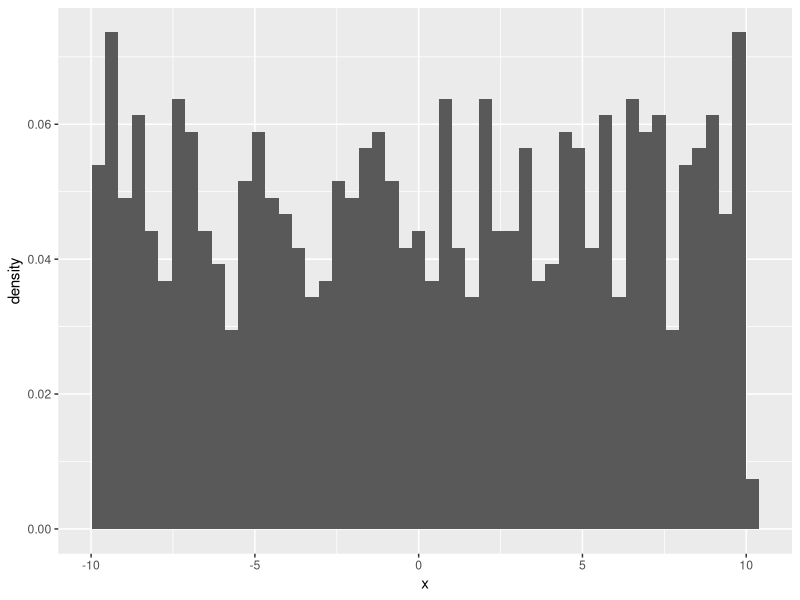
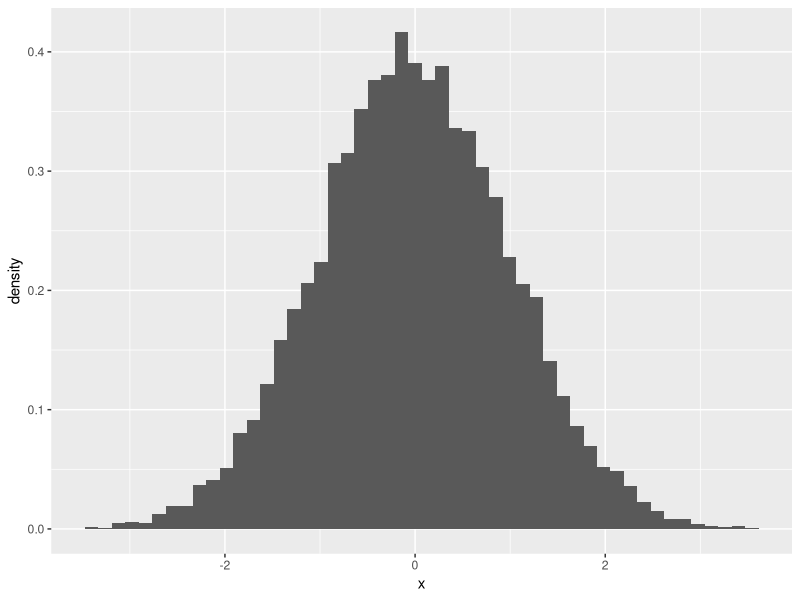

Here is the R script that generated these plots, in order:
# 5-3-3
library(tidyverse)
#各回の乱数の個数
n <- 1000
# ヒストグラムを書くための繰り返しの数
m <- 10000
# 一様乱数のためのパラメータ
a <- -10
b <- 10
#試しに一回
g2 <- tibble(x=runif(n,a,b))
ggplot(g2)+geom_histogram(aes(x=x,y=after_stat(density)),bins=50)
#ggplot(g2)+geom_histogram(aes(x=x,y=..density..),bins=50)
#
g3 <- numeric(m)
for(i in 1:m){
  g3[i] <- ( mean(runif(n,a,b)) -(a+b)/2 )  / ( sqrt((b-a)^2/12) /sqrt(n) )  
}
g4 <- tibble(x=g3)
ggplot(g4)+geom_histogram(aes(x=x,y=after_stat(density)),bins=50)
#ggplot(g4)+geom_histogram(aes(x=x,y=..density..),bins=50)


